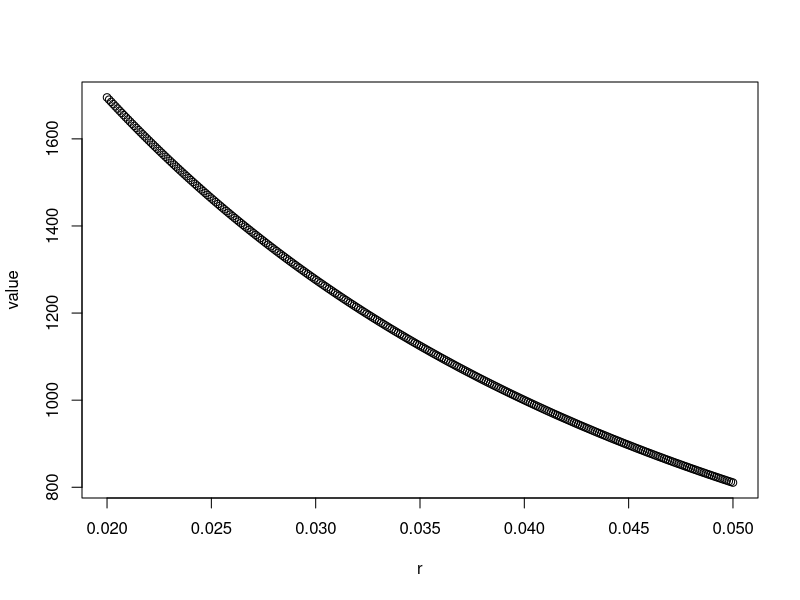
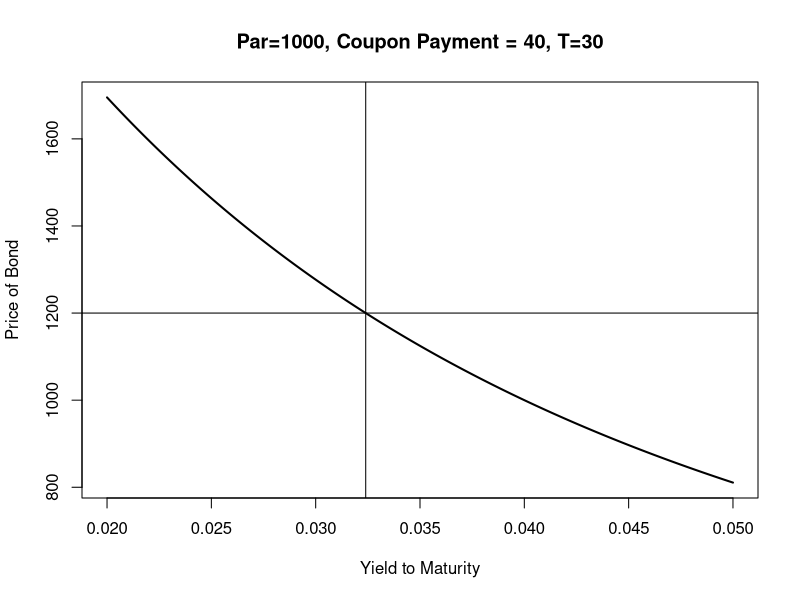

Write the R code that produced these figures, in order. (Note: this script raises an error after producing the figures.)
bondvalue = function(c, T,r,par)
{
bv= c/r + (par-c/r)*(1+r)^(-2*T)
bv
}

price = 1200 
C = 40 
T = 30 
par = 1000
r = seq(0.02,0.05, length=300)

value = bondvalue(C, T, r, par)
cbind(r,value)
plot(r, value)

yield2M = spline(value, r, xout=price)

plot(r, value, xlab='Yield to Maturity', ylab='Price of Bond',
type="l",main="Par=1000, Coupon Payment = 40, T=30", lwd=2)
abline(h=price)
abline(v=yield2M)

---------------------------------------------------------------------------

price = 1200  # current price of the bond
C = 40 # Coupon Payment
T = seq(0.5,40, length=39) # Time to maturity
par = 1000  # par value of the bond
r = 0.03   # Interest Rate

value = bondvalue(C, T, r, par)
cbind(T,value)
plot(T, value, xlab='Time to Maturity', ylab='Price of Bond',
type="l",main="Par=1000, Coupon Payment = 40, r=0.03", lwd=2)


